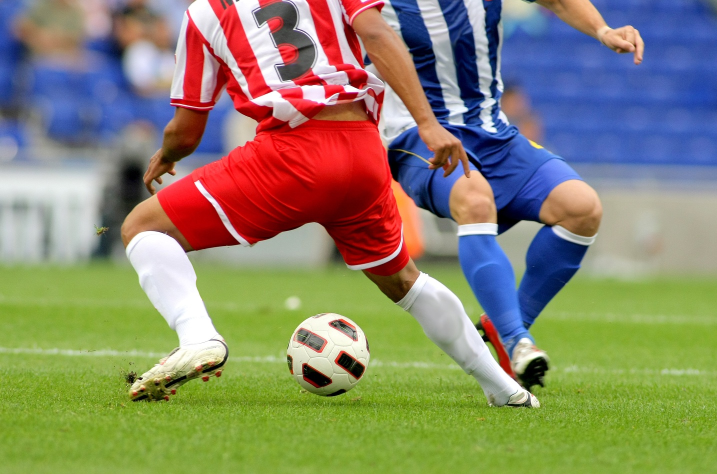
#> input picture source/ch3/soccer.jpg, 1434 x 948 px, found by its file name (shown at 1/2 size)
$ python 3-7.py
#> lines starting #> are read from the running program, lines starting #| are printed output that depends on the picture; after the words box and inside, x2 and y2 are one past the last pixel; in counts of white or black regions, pixels touching at a corner belong together
import cv2 as cv
import numpy as np

# 데이터 형과 컨볼루션

img=cv.imread('source/ch3/soccer.jpg')
#> img is the input picture: shape (948, 1434, 3); mean B, G, R 107.2, 133.3, 136.9
img=cv.resize(img,dsize=(0,0),fx=0.4,fy=0.4)
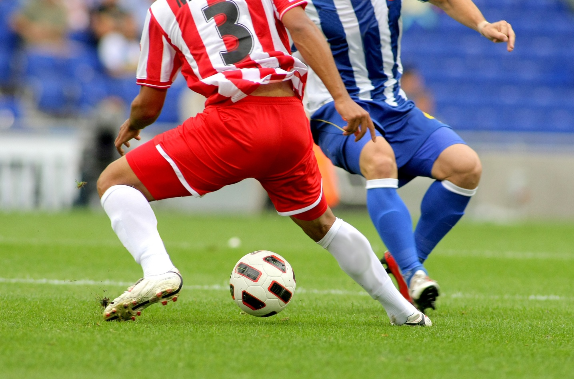
#> img: shape (379, 574, 3); mean B, G, R 107.2, 133.2, 136.8
gray=cv.cvtColor(img,cv.COLOR_BGR2GRAY)
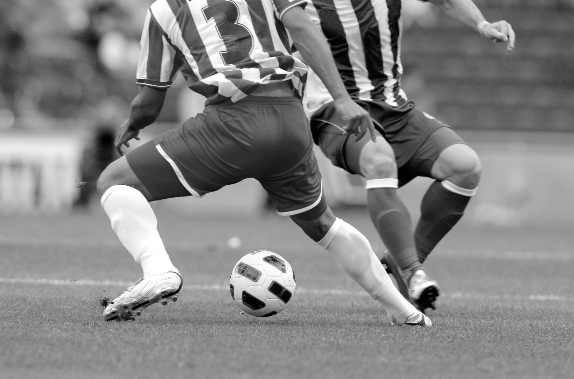
#> gray: shape (379, 574); min 0, max 255, mean 131.3
cv.putText(gray,'soccer',(10,20),cv.FONT_HERSHEY_SIMPLEX,0.7,(255,255,255),2)
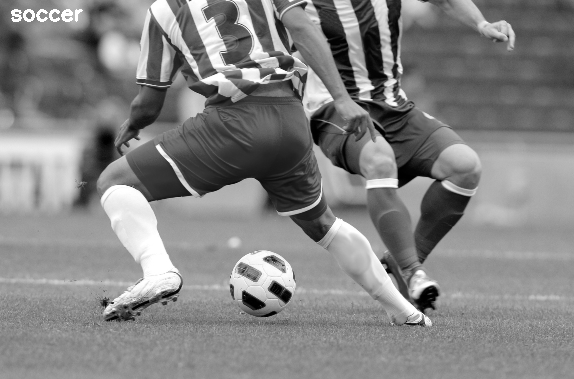
#> gray: shape (379, 574); 0.23% of pixels changed, all inside (x1, y1, x2, y2) = (11, 9, 83, 22)
cv.imshow('Original',gray)

smooth=np.hstack((cv.GaussianBlur(gray,(5,5),0.0),cv.GaussianBlur(gray,(9,9),0.0),cv.GaussianBlur(gray,(15,15),0.0)))
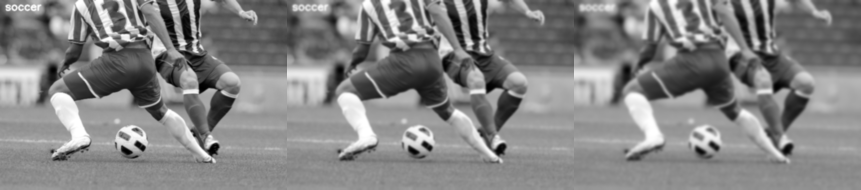
#> smooth: shape (379, 1722) (shown at 1/2 size); min 0, max 255, mean 131.6
cv.imshow('Smooth',smooth)

femboss=np.array([[-1.0, 0.0, 0.0],
                  [ 0.0, 0.0, 0.0],
                  [ 0.0, 0.0, 1.0]])

gray16=np.int16(gray)
emboss=np.uint8(np.clip(cv.filter2D(gray16,-1,femboss)+128,0,255))
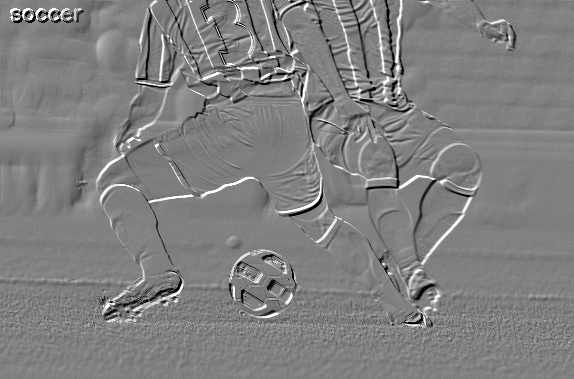
#> emboss: shape (379, 574); min 0, max 255, mean 128
#emboss_bad=np.uint8(cv.filter2D(gray16,-1,femboss)+128)
#emboss_worse=cv.filter2D(gray,-1,femboss)

cv.imshow('Emboss',emboss)
#cv.imshow('Emboss_bad',emboss_bad)
#cv.imshow('Emboss_worse',emboss_worse)

cv.waitKey()
cv.destroyAllWindows()

$ run again, with source/ch3/girl_laughing.jpg copied over source/ch3/soccer.jpg
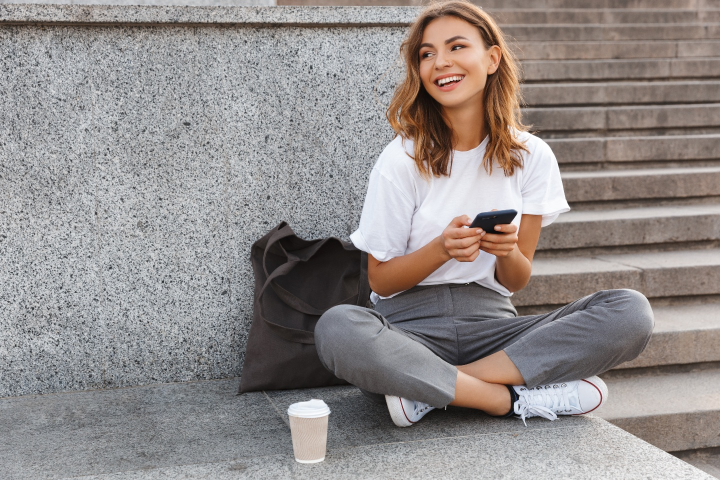
#> input picture source/ch3/girl_laughing.jpg, 1440 x 960 px, found by its file name (shown at 1/2 size)
#> img is the input picture: shape (960, 1440, 3); mean B, G, R 139.3, 140.7, 146.8
#> img: shape (384, 576, 3)
#> `smooth=np.hstack((cv.GaussianBlur(gray,(5,5),0.0),cv.GaussianBlur(gray..`:
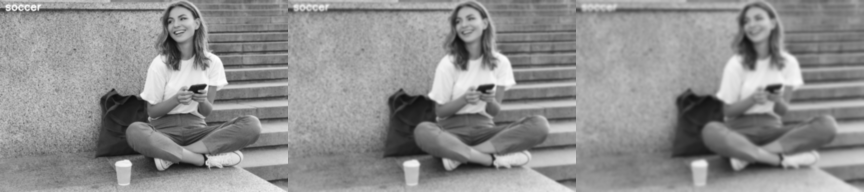
#> smooth: shape (384, 1728) (shown at 1/2 size); min 13, max 253, mean 142.6
#> `emboss=np.uint8(np.clip(cv.filter2D(gray16,-1,femboss)+128,0,255))`:
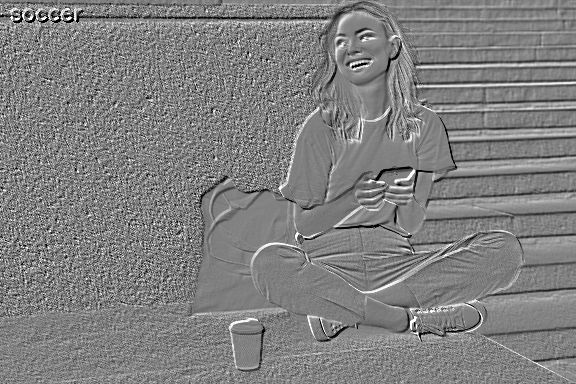
#> emboss: shape (384, 576); min 0, max 255, mean 128.1

$ run again, with source/ch3/mistyroad.jpg copied over source/ch3/soccer.jpg
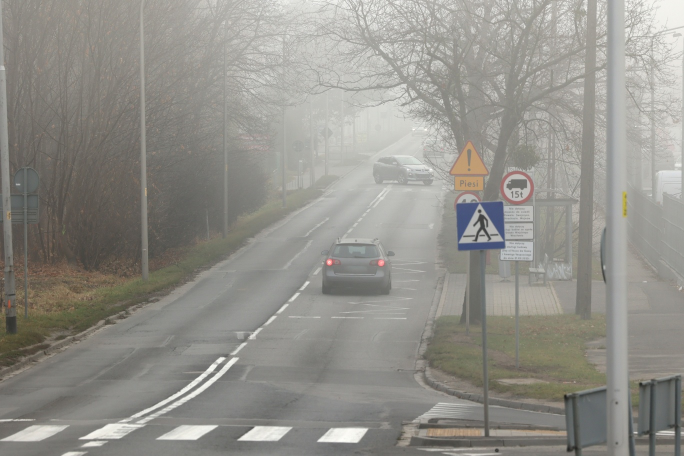
#> input picture source/ch3/mistyroad.jpg, 1368 x 912 px, found by its file name (shown at 1/2 size)
#> img is the input picture: shape (912, 1368, 3); mean B, G, R 138.8, 145, 146.5
#> img: shape (365, 547, 3)
#> `smooth=np.hstack((cv.GaussianBlur(gray,(5,5),0.0),cv.GaussianBlur(gray..`:
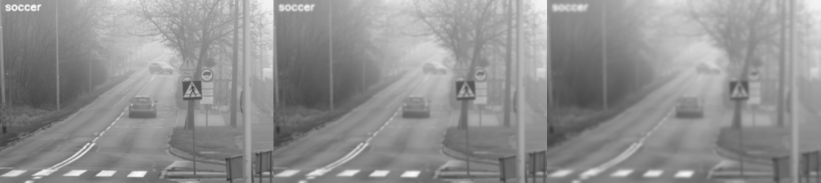
#> smooth: shape (365, 1641) (shown at 1/2 size); min 51, max 253, mean 145
#> `emboss=np.uint8(np.clip(cv.filter2D(gray16,-1,femboss)+128,0,255))`:
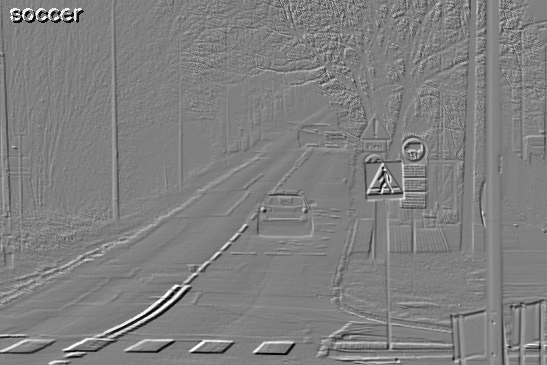
#> emboss: shape (365, 547); min 0, max 255, mean 127.9
